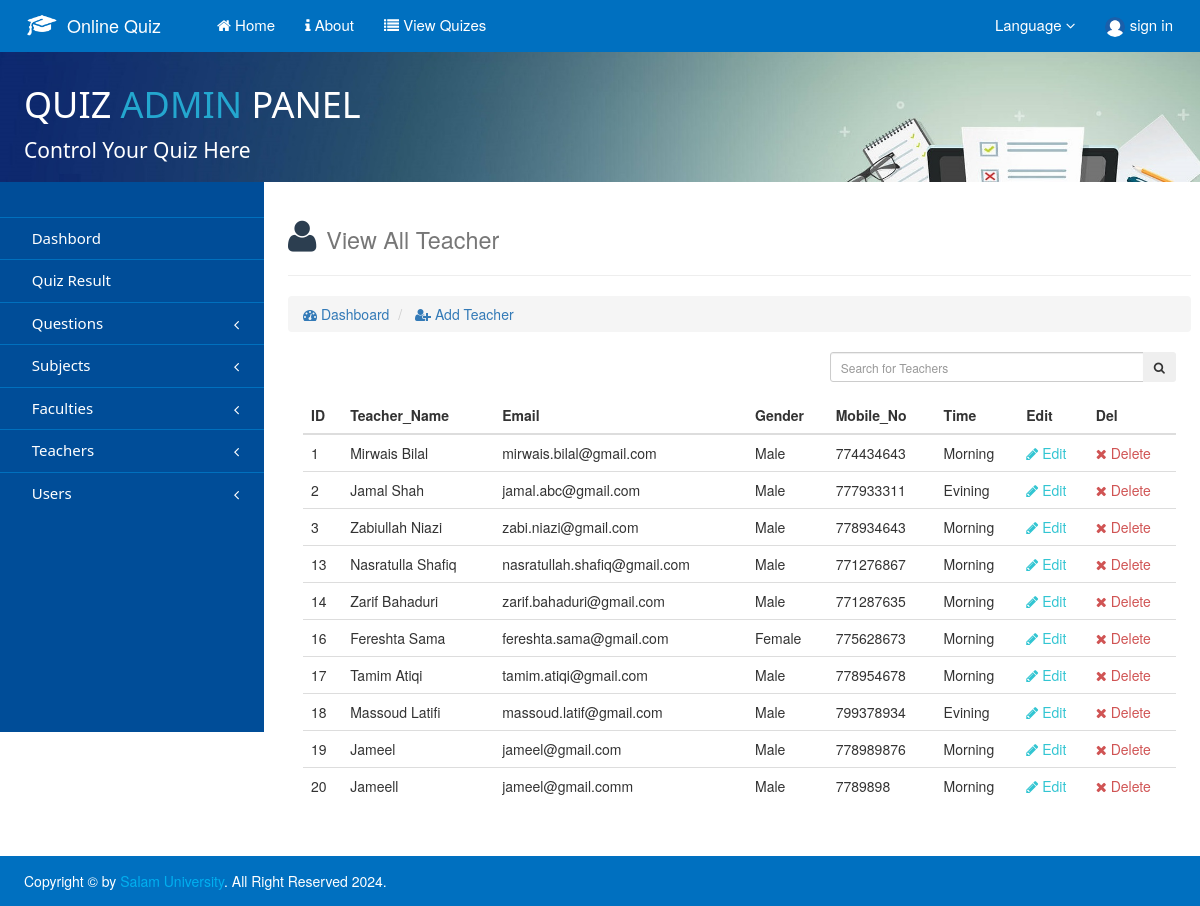
The app's page /Administrator/Manage-Teacher.php with its own data.
### tables this page shows
CREATE TABLE `teacher` (
  `Teacher_ID` int(11) NOT NULL,
  `Teacher_Name` varchar(50) NOT NULL,
  `Language` varchar(10) NOT NULL,
  `Email` varchar(100) NOT NULL,
  `Gender` varchar(9) NOT NULL,
  `Mobile_No` int(11) NOT NULL,
  `Time` varchar(10) NOT NULL
);

### Administrator/_Partial Components/Database.php (called while the page is built, shortened)
<?php
Class Database{
 public $host   = "localhost";
 public $user   = "root";
 public $pass   = "";
 public $db     = "Quiz";
 public $link;
private function connectDB(){
 $this->link = new mysqli($this->host, $this->user, $this->pass, $this->db);
 }
public function select($query){
  $result = $this->link->query($query) or
   die($this->link->error.__LINE__);
  if($result->num_rows > 0){
    return $result;
  } else {
    return false;
  }
 }
}

### Administrator/_Partial Components/Exam.php (called while the page is built, shortened)
<?php
class Exam{
	private $db;
	public function __construct(){
		$this->db = new Database();
	}
	public function getContact(){
		$query = "SELECT * from Contact_Us where Status = '0'";
		mysqli_set_charset($this->db->link, 'UTF8');
		$getResult = $this->db->select($query);
		$total =$getResult->num_rows;
		return $total;
	}
	public function getTeacher(){
		$query = "SELECT * from Teacher";
		mysqli_set_charset($this->db->link, 'UTF8');
		$getData = $this->db->select($query);
		return $getData;
	}
}
?>

### Administrator/Manage-Teacher.php (the view, shortened to what this page needs)
<?php
include('./_Partial Components/Header.php');
?>
    <div class="containe">
    	<div class="row" id="row">
            <div class="left-side-bar">
                 <?php include('./_Partial Components/Navigation.php');?>
            </div>
            <div class="right-side-bar">
            <div class="row">
            <div calss = "col-md-9">
                <h1 style = "color: #2C3E50"> <i class = "fa fa-user"> </i> <small> View All Teacher </small></h1><hr>
                <ol class="breadcrumb">
                    <li style="color: #5C9BD1"><a href="index.php"> <i class = "fa fa-tachometer"></i> Dashboard </a></li>
                    <li class = ""> <a href="Add-Teacher.php"> <i class = "fa fa-user-plus"></i> Add Teacher </a></li>
                </ol>
            </div>
            <div class = "col-sm-5 text-right pull-right">
                <form class=" "  method="POST">
                    <div class="form-group">
                        <div class="input-group input-group-sm">
                            <input type="text" class="form-control" name ="searchTeacher" id ="searchTeacher" autocomplete="off" placeholder="Search for Teachers ">
                            <span class="input-group-btn">
                                <button class="btn btn-green"><i class="fa fa-search"></i></button>
                            </span>
                        </div>
                    </div>
                </form>
            </div>
            <div class="col-md-12" id = "resultTeacher">
                <form method = "POST" >
                    <?php
                    $Teacher = $exm->getTeacher();
                    if(!$Teacher){
                        echo "<br>";
                        echo '<div class="alert alert-danger" role="alert" style = "font-size: 16px;"> Opps!... No Teachers Found </div>';
                        echo "<br>";
                    }
                    else{
                    if($Teacher->num_rows>0){
                    ?>
                <table class="table table-stripped table-hover">
                    <thead>
                        <tr>
                            <th> ID </th>
                            <th> Teacher_Name </th>
                            <th> Email </th>
                            <th> Gender </th>
                            <th> Mobile_No </th>
                            <th> Time </th>
                            <th> Edit </th>
                            <th> Del </th>
                        </tr>
                    </thead>
                <?php while($row = $Teacher->fetch_array()){ ?>
                    <tr>
                        <td> <?php echo $row['Teacher_ID'];?></td>
                        <td> <?php echo $row['Teacher_Name'];?> </td>
                        <td> <?php echo $row['Email'];?> </td>
                        <td> <?php echo $row['Gender'];?> </td>
                        <td> <?php echo $row['Mobile_No'];?> </td>
                        <td> <?php echo $row['Time'];?> </td>
                        <td> <a href="Edit-Teacher.php?edit=<?php echo $row['Teacher_ID'];?>" style="color: #32C5D2;"> <i class = "fa fa-pencil"></i> Edit</a></td>
                        <td> <a onclick="return confirm('are you sure you want to delete')" href="Delete/DeleteTeacher.php?del=<?php echo $row['Teacher_ID'];?>" style="color: #D05454;"> <i class = "fa fa-times"></i> Delete </a> </td>
                    </tr>
                <?php }}
                else{
                    echo "<br>";
                    echo '<div class="alert alert-danger" role="alert" style = "font-size: 16px;"> Opps!... No Teachers Found </div>';
                    echo "<br>";
                    }
                    }
                    ?>
                    </table>
                </form>
            </div>
        </div>
    		</div>
    	</div>
    </div>
<?php
include('./_Partial Components/Footer.php');
?>

### Administrator/CSS/Quiz_Admin_Panel.css (style rules this page uses)
.left-side-bar { width: 17%; float: left; margin-left: 0px; }
.right-side-bar { width: 80%; float: right; margin: 1%; padding-left: 15px; padding-right: 1%; }
#row { padding: 0px; margin: 0px; }
@media only screen and (min-width:769px)and (max-width: 1200px) { body { margin: 0px; } }
@media only screen and (min-width:769px)and (max-width: 1200px) { .left-side-bar { width: 22%; } }
@media only screen and (min-width:769px)and (max-width: 1200px) { .right-side-bar { width:75%; } }

### records on screen
teacher: Teacher_ID "1", Teacher_Name "Mirwais Bilal", Email "mirwais.bilal@gmail.com", Gender "Male", Mobile_No "774434643", Time "Morning"
teacher: Teacher_ID "2", Teacher_Name "Jamal Shah", Email "jamal.abc@gmail.com", Gender "Male", Mobile_No "777933311", Time "Evining"
teacher: Teacher_ID "3", Teacher_Name "Zabiullah Niazi", Email "zabi.niazi@gmail.com", Gender "Male", Mobile_No "778934643", Time "Morning"
teacher: Teacher_ID "13", Teacher_Name "Nasratulla Shafiq", Email "nasratullah.shafiq@gmail.com", Gender "Male", Mobile_No "771276867", Time "Morning"
teacher: Teacher_ID "14", Teacher_Name "Zarif Bahaduri", Email "zarif.bahaduri@gmail.com", Gender "Male", Mobile_No "771287635", Time "Morning"
teacher: Teacher_ID "16", Teacher_Name "Fereshta Sama", Email "fereshta.sama@gmail.com", Gender "Female", Mobile_No "775628673", Time "Morning"
teacher: Teacher_ID "17", Teacher_Name "Tamim Atiqi", Email "tamim.atiqi@gmail.com", Gender "Male", Mobile_No "778954678", Time "Morning"
teacher: Teacher_ID "18", Teacher_Name "Massoud Latifi", Email "massoud.latif@gmail.com", Gender "Male", Mobile_No "799378934", Time "Evining"
teacher: Teacher_ID "19", Teacher_Name "Jameel", Email "jameel@gmail.com", Gender "Male", Mobile_No "778989876", Time "Morning"
teacher: Teacher_ID "20", Teacher_Name "Jameell", Email "jameel@gmail.comm", Gender "Male", Mobile_No "7789898", Time "Morning"
